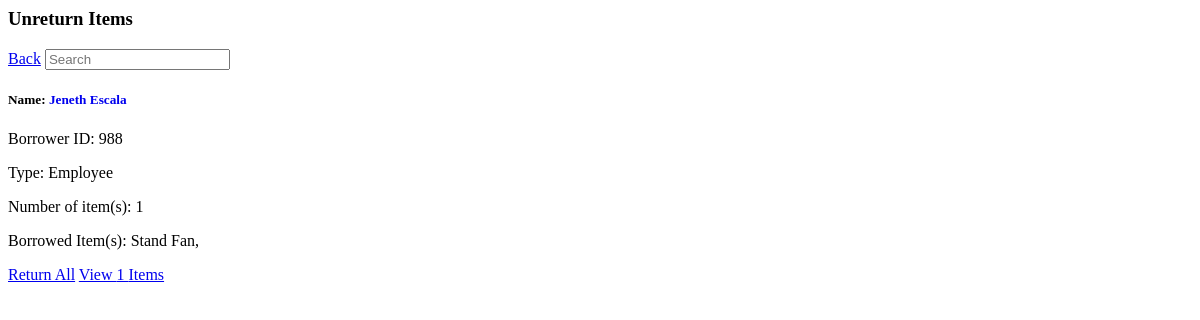
Page /DashboardCCSStaff/ccsreturnlistofborrowers.php on the earlier database version.
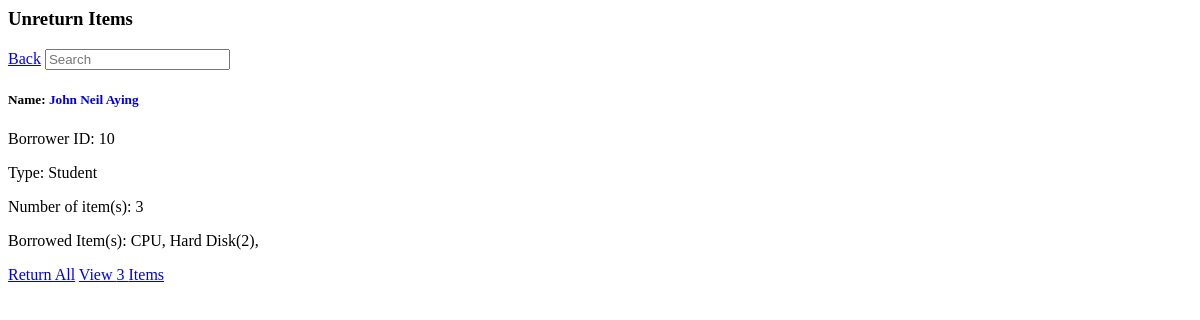
Same page on the later database version.
### tables this page shows
CREATE TABLE `tblusers` (
  `id` int(11) NOT NULL,
  `addedbyid` int(11) NOT NULL,
  `usertype` varchar(50) NOT NULL,
  `fname` varchar(50) NOT NULL,
  `lname` varchar(50) NOT NULL,
  `password` varchar(50) NOT NULL,
  `online_status` enum('online','offline') DEFAULT 'offline',
  `status` varchar(20) NOT NULL,
  `email` varchar(50) NOT NULL,
  `gender` varchar(50) NOT NULL,
  `department` varchar(50) NOT NULL,
  `approveby` varchar(50) DEFAULT NULL,
  `datetimeregister` datetime DEFAULT NULL,
  `datetimeapprove` datetime DEFAULT NULL
);

### DashboardCCSStaff/ccsreturnlistofborrowers.php (the view, shortened to what the changed rows need)
<?php
include 'ccsfunctions.php';
$queryBorrowers = "SELECT DISTINCT borrowerid FROM tblborrowingreports WHERE itemreqstatus = 'Approved' OR itemreqstatus = 'Request Return'";
$resultBorrowers = mysqli_query($con, $queryBorrowers);
?>
<div class="ccs-main-container">
<?php
echo '<div class="row row-cols-1 row-cols-md-1 row-cols-lg-4 g-1">';
if ($resultBorrowers && mysqli_num_rows($resultBorrowers) > 0) {
    while ($rowBorrower = mysqli_fetch_assoc($resultBorrowers)) {
        $borrowerId = $rowBorrower['borrowerid'];
        $queryItemCount = "SELECT COUNT(itemid) AS itemCount FROM tblborrowingreports WHERE borrowerid = ? AND itemreqstatus = 'Approved' OR itemreqstatus = 'Request Return'";
        $stmtItemCount = mysqli_prepare($con, $queryItemCount);
        if ($stmtItemCount) {
            mysqli_stmt_bind_param($stmtItemCount, "i", $borrowerId);
            if (mysqli_stmt_execute($stmtItemCount)) {
                $resultItemCount = mysqli_stmt_get_result($stmtItemCount);
                $rowItemCount = mysqli_fetch_assoc($resultItemCount);
                $queryBorrowerDetails = "SELECT * FROM tblusers WHERE id = ?";
                $stmtBorrowerDetails = mysqli_prepare($con, $queryBorrowerDetails);
                if ($stmtBorrowerDetails) {
                    mysqli_stmt_bind_param($stmtBorrowerDetails, "i", $borrowerId);
                    if (mysqli_stmt_execute($stmtBorrowerDetails)) {
                        $resultBorrowerDetails = mysqli_stmt_get_result($stmtBorrowerDetails);
                        if ($resultBorrowerDetails && mysqli_num_rows($resultBorrowerDetails) > 0) {
                            $borrowerDetails = mysqli_fetch_assoc($resultBorrowerDetails);
?>
                        <div class="card me-2">
                            <div class="card-body">
                                <h5 class="card-title">Name: <a href="ccstaffBorrowerProfile.php?borrower_id=<?php echo $borrowerId ?>" style='text-decoration: none;'><?php echo $borrowerDetails['fname'] . ' ' . $borrowerDetails['lname']; ?></a> </h5>
                                <p class="card-text">Borrower ID: <?php echo $borrowerDetails['id']; ?></p>
                                <p class="card-text">Type: <?php echo $borrowerDetails['usertype']; ?></p>
                                <p class="card-text">Number of item(s): <?php echo $rowItemCount['itemCount']; ?></p>
                                <?php
                                $queryPendingItems = "SELECT br.itemid, ib.subcategoryname
                                                    FROM tblborrowingreports br
                                                    INNER JOIN tblitembrand ib ON br.itemid = ib.id
                                                    WHERE br.borrowerid = ? AND br.itemreqstatus = 'Approved' OR itemreqstatus = 'Request Return'";
                                $stmtPendingItems = mysqli_prepare($con, $queryPendingItems);
                                if ($stmtPendingItems) {
                                    mysqli_stmt_bind_param($stmtPendingItems, "i", $borrowerId);
                                    if (mysqli_stmt_execute($stmtPendingItems)) {
                                        $resultPendingItems = mysqli_stmt_get_result($stmtPendingItems);
                                        if ($resultPendingItems && mysqli_num_rows($resultPendingItems) > 0) {
                                            $itemCounts = array();
                                            while ($rowPendingItem = mysqli_fetch_assoc($resultPendingItems)) {
                                                $subcategory = $rowPendingItem['subcategoryname'];
                                                if (isset($itemCounts[$subcategory])) {
                                                    $itemCounts[$subcategory]++;
                                                } else {
                                                    $itemCounts[$subcategory] = 1;
                                                }
                                            }
                                            echo '<p class="card-text">Borrowed Item(s): ';
                                            foreach ($itemCounts as $subcategory => $count) {
                                                echo $subcategory;
                                                if ($count > 1) {
                                                    echo '(' . $count . ')';
                                                }
                                                echo ', ';
                                            }
                                            echo '</p>';
                                        } else {
                                            echo '<p class="card-text">No items with pending status.</p>';
                                        }
                                    } else {
                                        die('Statement execution failed: ' . mysqli_stmt_error($stmtPendingItems));
                                    }
                                } else {
                                    die('Statement preparation failed: ' . mysqli_error($con));
                                }
                                ?>
                            </div>
                            <div class='text-end me-1'>
                            <a href='ccsstaffReturnAll.php?borrower_id=<?php echo $borrowerDetails['id']; ?>' class='btn btn-primary mb-1'>Return All</a>
                                <a href='ccsstaffViewUnreturnItems.php?borrower_id=<?php echo $borrowerDetails['id']; ?>' class='btn btn-success mb-1'>View <?php echo $rowItemCount['itemCount']; ?> Items</a>
                            </div>
                        </div>
                            <?php
                        } else {
                            echo "<p class='alert alert-warning'>No details found for borrower ID: {$borrowerId}</p>";
                        }
                    } else {
                        die('Statement execution failed: ' . mysqli_stmt_error($stmtBorrowerDetails));
                    }
                } else {
                    die('Statement preparation failed: ' . mysqli_error($con));
                }
            } else {
                die('Statement execution failed: ' . mysqli_stmt_error($stmtItemCount));
            }
        } else {
            die('Statement preparation failed: ' . mysqli_error($con));
        }
    }
} else {
    echo '<p class="alert alert-info">No borrowers with borrowed items found.</p>';
}
echo '</div>';
echo '</div>';
?>

Differences in the rows shown:
no longer on this page (row unchanged): tblusers: fname "Jeneth", lname "Escala", id "988", usertype "Employee"
now on this page (row edited): tblusers: fname "John Neil", lname "Aying", id "10", usertype "Student"
Other differences:
new list line: "Name: Borrower ID: Type: Number of item(s): 3 Borrowed Item(s): CPU , Hard Disk ( 2 ) , Return All View 3 Items"
list line gone: "Name: Borrower ID: Type: Number of item(s): 1 Borrowed Item(s): Stand Fan , Return All View 1 Items"
